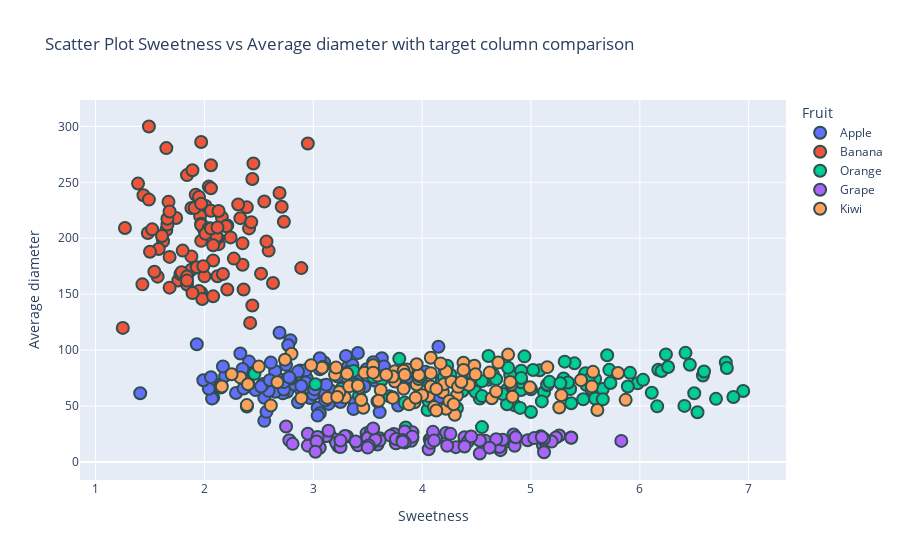

Write notebook code for a chart like this one.
### Code cell
# Scatter plot among ['Weight', 'Average diameter', 'Average length', 'Peel hardness', 'Sweetness']
# and comparison with TARGET 'Fruit' 

feature_x = 'Sweetness'
feature_y = 'Average diameter'

fig = scatter_plot(df_cleaned, feature_x, feature_y, target='Fruit')
fig.show()
